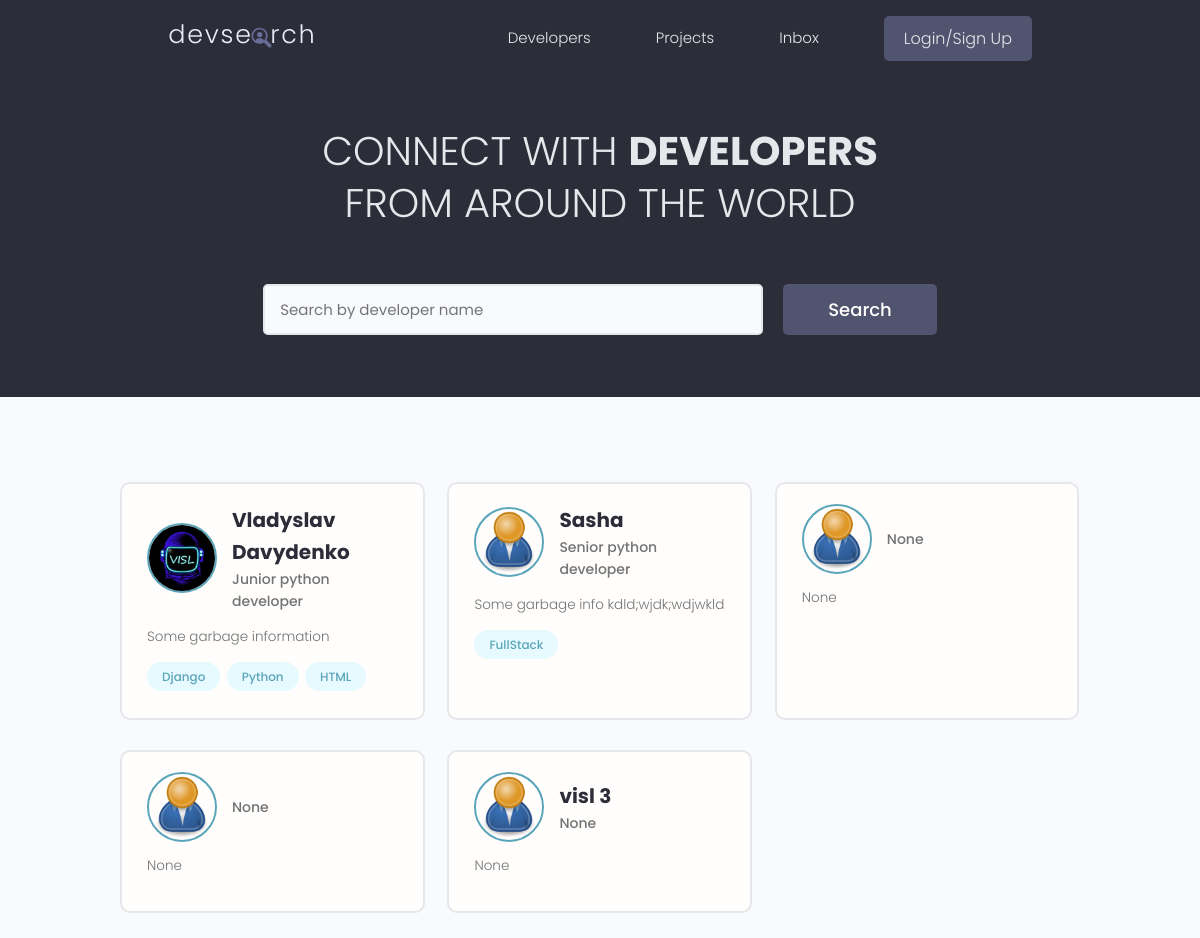
Before: / with the older database file.
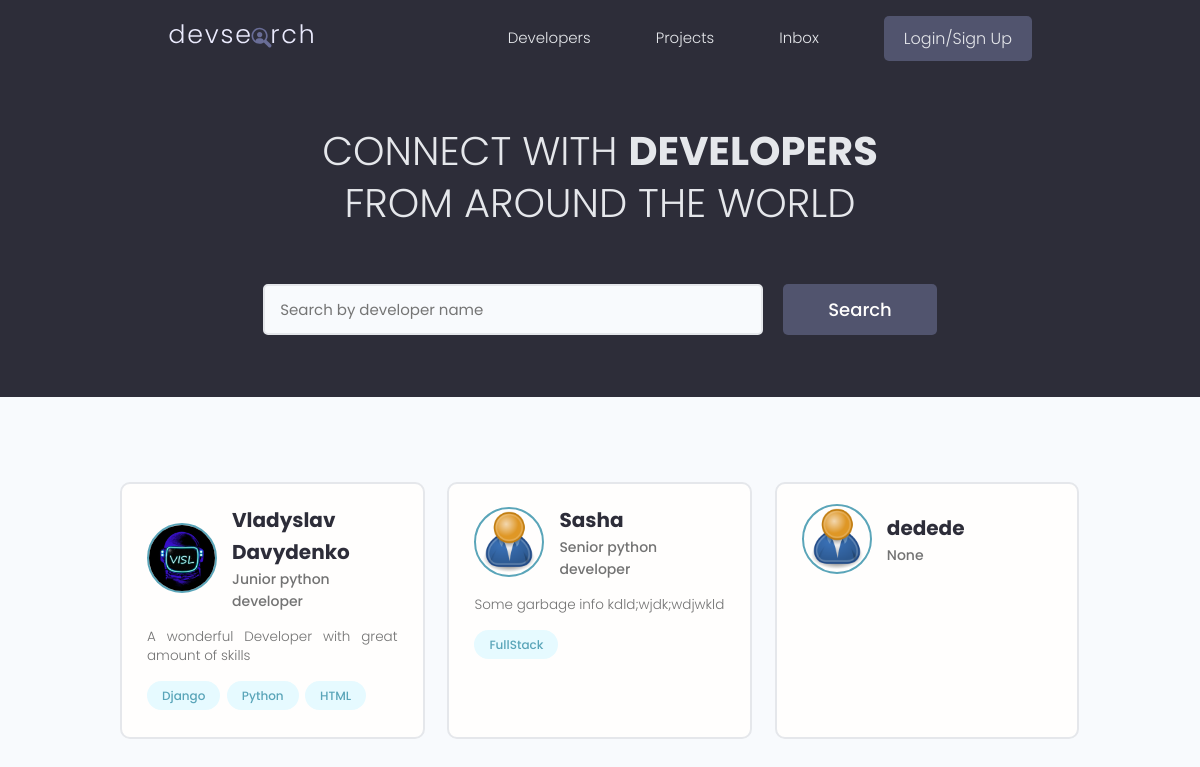
After: the same page with the newer database file.
### users/models.py (models this page shows, shortened)
class Profile(models.Model):
    user = models.OneToOneField(User, on_delete=models.CASCADE, null=True, blank=True)
    name = models.CharField(max_length=200, blank=True, null=True)
    email = models.EmailField(max_length=500, blank=True, null=True)
    username = models.CharField(max_length=200, blank=True, null=True)
    location = models.CharField(max_length=200, blank=True, null=True)
    short_intro = models.CharField(max_length=200, blank=True, null=True)
    bio = models.TextField(blank=True, null=True)
    profile_image = models.ImageField(null = True, blank=True, upload_to='profiles/', default= 'profiles/user-default.png')
    social_github = models.CharField(max_length=200, blank=True, null=True)
    social_stackoverflow = models.CharField(max_length=200, blank=True, null=True)
    social_twitter = models.CharField(max_length=200, blank=True, null=True)
    social_linkedin = models.CharField(max_length=200, blank=True, null=True)
    social_website = models.CharField(max_length=200, blank=True, null=True)
    id = models.UUIDField(default=uuid.uuid4, unique=True, primary_key=True, editable=False)

class Skill(models.Model):
    owner = models.ForeignKey(Profile, on_delete=models.CASCADE, null=True, blank=True)
    name = models.CharField(max_length=200, blank=True, null=True)
    description = models.TextField(blank=True, null=True)
    id = models.UUIDField(default=uuid.uuid4, unique=True, primary_key=True, editable=False)
    def __str__(self):
        return str(self.name)

### users/views.py (the view)
# urls.py: path('', views.profiles, name='profiles'),
def profiles(request):
    profiles = Profile.objects.all()
    context = {'profiles': profiles}
    return render(request, 'users/profiles.html', context)

### users/templates/users/profiles.html (shortened to what this page needs)
{% extends 'main.html' %}
{% block content%}
<main class="home">
    <section class="hero-section text-center">
      <div class="container container--narrow">
        <div class="hero-section__box">
          <h2>CONNECT WITH <span>DEVELOPERS</span></h2>
          <h2>FROM AROUND THE WORLD</h2>
        </div>
        <div class="hero-section__search">
          <form class="form" action="#" method="get">
            <div class="form__field">
              <input class="input input--text" id="formInput#search" type="text" name="text"
                placeholder="Search by developer name" />
            </div>
            <input class="btn btn--sub btn--lg" type="submit" value="Search" />
          </form>
        </div>
      </div>
    </section>
    <section class="devlist">
      <div class="container">
        <div class="grid grid--three">
          {% for profile in profiles %}
          <div class="column card">
            <div class="dev">
              <a href="{% url 'user-profile' profile.id %}" class="card__body">
                <div class="dev__profile">
                  <img class="avatar avatar--md" src="{{profile.profile_image.url}}" alt="image" />
                  <div class="dev__meta">
                    <h3>{{profile.name}}</h3>
                    <h5>{{profile.short_intro|slice:"150"}}</h5>
                  </div>
                </div>
                <p class="dev__info">{{profile.bio|slice:"150"}}</p>
                <div class="dev__skills">
                  {% for skill in profile.skill_set.all|slice:"5"%}
                  <span class="tag tag--pill tag--main">
                    <small>{{skill}}</small>
                  </span>
                  {% endfor %}
                </div>
              </a>
            </div>
          </div>
          {% endfor %}
        </div>
      </div>
    </section>
  </main>
{% endblock %}

### templates/main.html (shortened to what this page needs)
<!DOCTYPE html>
{% load static %}
<html>
<head>
    <link rel="stylesheet" href="https://cdnjs.cloudflare.com/ajax/libs/font-awesome/4.7.0/css/font-awesome.min.css">
    <link rel="stylesheet" href="{% static 'uikit/styles/uikit.css' %}" />
    <link rel="stylesheet" href="{% static 'styles/app.css' %}" />
</head>
<body>
    {% include 'navbar.html' %}
    {% block content %}
    {% endblock content %}
</body>
</html>

### templates/navbar.html (shortened to what this page needs)
{% load static %}
<header class="header">
    <div class="container container--narrow">
      <a href="{% url 'profiles' %}" class="header__logo">
        <img src="{% static 'images/logo.svg' %}" alt="DevSearch Logo" />
      </a>
      <nav class="header__nav">
        <ul class="header__menu">
          <li class="header__menuItem"><a href="{% url 'profiles' %}">Developers</a></li>
          <li class="header__menuItem"><a href="{% url 'projects' %}">Projects</a></li>
          <li class="header__menuItem"><a href="">Inbox</a></li>
          {% if request.user.is_authenticated %}
          <li class="header__menuItem"><a href="{% url 'account' %}">Account</a></li>
          <li class="header__menuItem"><a href="{% url 'logout' %}" class="btn btn--sub">Logout</a></li>
          {% else %}
          <li class="header__menuItem"><a href="{% url 'login' %}" class="btn btn--sub">Login/Sign Up</a></li>
          {% endif %}
        </ul>
      </nav>
    </div>
  </header>

### static/styles/app.css (style rules this page uses)
:root { --color-sub: #2d2d39; }
.btn--sub { background-color: var(--color-sub-light); }
.card { border: 2px solid var(--color-light); }
img { width: 100%; }
.header { position: sticky; z-index: 111; background-color: var(--color-sub); padding: 1.5rem 0; }
.header > .container { display: flex; justify-content: space-between; align-items: center; }
.header__logo > img { height: 3.8rem; }
.header__nav > ul { display: inline-flex; align-items: center; list-style: none; gap: 6.5rem; }
.header__menuItem > a { color: var(--color-light); font-weight: 300; }
.hero-section { height: 40vh; display: flex; align-items: center; background-color: var(--color-sub); }
.hero-section__box { margin-bottom: 4rem; }
.hero-section__box > h2, .hero-section__box > h2 > span { font-size: 4rem; color: var(--color-light); line-height: 1.3; text-transform: uppercase; }
.hero-section__box > h2 { font-weight: 300; }
.hero-section__box > h2 > span { font-weight: 700; }
.hero-section__search > .form { display: flex; align-items: center; justify-content: center; gap: 2rem; }
.hero-section__search > .form input.input--text { width: 50rem; }
.devlist { margin-top: 8rem; }
.devlist .grid { align-items: stretch; }
.devlist .dev .dev__profile { display: flex; align-items: center; gap: 1.5rem; }
.devlist .dev .dev__meta h3 { color: var(--color-sub); font-size: 2rem; font-weight: 700; }
.devlist .dev .dev__meta h5 { color: var(--color-text); font-size: 1.4rem; font-weight: 500; }
.devlist .dev .dev__info { margin: 1.5rem 0; font-size: 1.35rem; line-height: 1.4; text-align: justify; }

### static/uikit/styles/modules/_variables.css (style rules this page uses)
:root { --color-main: #5aa5b9; --color-main-light: #e6faff; --color-sub: #3f4156; --color-sub-light: #51546e; --color-sub-lighter: #ededfd; --color-text: #737373; --color-gray: #8b8b8b; --color-light: #e5e7eb; --color-light-gray: #767676; --color-bg: #f8fafd; --color-white: #fffefd; --color-white-light: #f3f3f3; --color-success: #359e64; --color-success-bg: #def8e8; --color-error: #fc4b0b; --color-error-bg: #fff2ee; --font-base: 'Poppins', arial, helvetica, 'Segoe UI', roboto, ubuntu, sans-serif; --font-monospace: 'Fira Code', 'Courier New', courier, monospace; --font-regular: 300; --font-medium: 500; --font-bold: 700; --generic-shadow: 1px 1px 5px #00000010; --generic-transition: all 0.3s ease-in-out; }

### static/uikit/styles/modules/_base.css (style rules this page uses)
* { margin: 0; padding: 0; box-sizing: border-box; text-rendering: optimizeLegibility; color: inherit; font-size: inherit; }
html { font-size: 50%; }
@media only screen and (min-width: 480px) { html { font-size: 56.25%; } }
@media only screen and (min-width: 1200px) { html { font-size: 62.5%; } }
body { line-height: 1.6; font-weight: 400; font-size: 1.5rem; color: var(--color-text); background-color: var(--color-bg); min-height: 100vh; }

### static/uikit/styles/modules/_typography.css (style rules this page uses)
* { font-family: var(--font-base); }
h2 { font-size: 3.6rem; font-weight: var(--font-bold); }
h3 { font-size: 3.2rem; font-weight: var(--font-medium); }
h5 { font-size: 2.4rem; font-weight: var(--font-medium); }
h5, h6 { font-weight: var(--font-regular); }
p, span, strong { font-size: 1.6rem; color: var(--color-text); font-weight: var(--font-regular); }
a { padding-bottom: 2px; text-decoration: none; display: inline-block; color: var(--color-main); font-weight: var(--font-medium); }

### static/uikit/styles/modules/_utilities.css (style rules this page uses)
.container { width: 92%; max-width: 165rem; margin: 0 auto; box-sizing: border-box; }
.container--narrow { width: 92%; max-width: 120rem; }
@media screen and (min-width: 1000px) { .container { width: 90%; } }
@media screen and (min-width: 1000px) { .container--narrow { width: 85%; } }
@media screen and (min-width: 1200px) { .container { width: 80%; } }
@media screen and (min-width: 1200px) { .container--narrow { width: 72%; } }
.text-center { text-align: center; }

### static/uikit/styles/modules/_avatar.css (style rules this page uses)
.avatar { border-radius: 50%; border: 2px solid var(--color-main); object-fit: cover; }
.avatar--md { height: 7rem; width: 7rem; }

### static/uikit/styles/modules/_button.css (style rules this page uses)
.btn { display: inline-block; position: relative; cursor: pointer; background-color: var(--color-light); font-weight: var(--font-medium); color: var(--color-sub); text-decoration: none; padding: 1rem 2rem; border-radius: 0.5rem; border: none; width: -webkit-fit-content; width: -moz-fit-content; width: fit-content; height: -webkit-fit-content; height: -moz-fit-content; height: fit-content; font-size: 1.6rem; outline-width: 0; outline-color: transparent; -webkit-backface-visibility: hidden; backface-visibility: hidden; transition: all 0.3s ease-in-out; }
.btn--sub { background-color: var(--color-sub); color: var(--color-white); }
.btn--lg { font-size: 1.8rem; padding: 1.2rem 4.5rem; }

Changed rows visible on the page:
removed Profile: profile_image (placeholder picture), short_intro "None", bio "None"
removed Profile: profile_image (placeholder picture), short_intro "None", bio "None"
removed Profile: profile_image (placeholder picture), name "visl 3", short_intro "None", bio "None"
changed Profile "Vladyslav Davydenko": bio "Some garbage information" → "A wonderful Developer with great amount of skills"
added Profile: profile_image (placeholder picture), name "dedede", short_intro "None"
